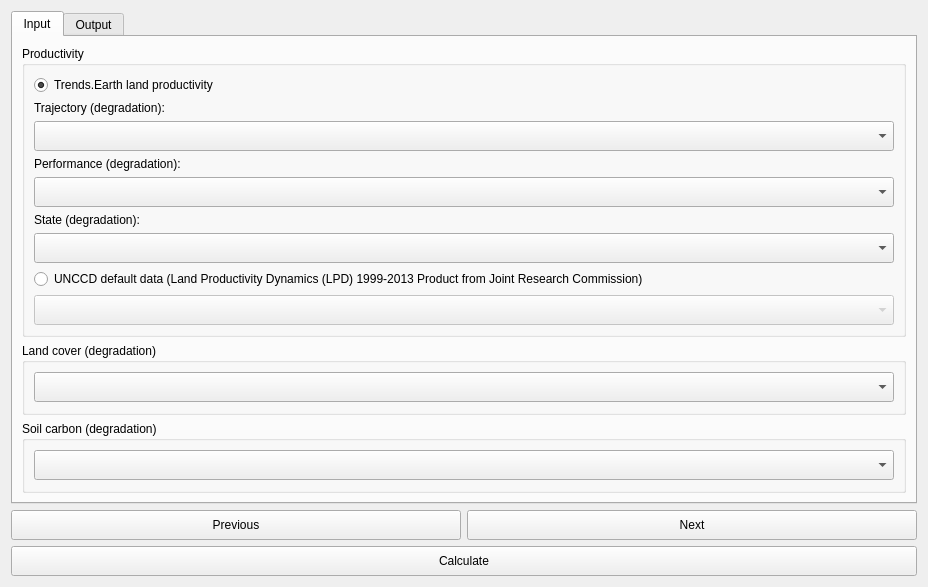
<?xml version="1.0" encoding="UTF-8"?>
<ui version="4.0">
 <class>DlgCalculateSummaryTableAdmin</class>
 <widget class="QDialog" name="DlgCalculateSummaryTableAdmin">
  <property name="geometry">
   <rect>
    <x>0</x>
    <y>0</y>
    <width>928</width>
    <height>549</height>
   </rect>
  </property>
  <property name="sizePolicy">
   <sizepolicy hsizetype="Fixed" vsizetype="Fixed">
    <horstretch>0</horstretch>
    <verstretch>0</verstretch>
   </sizepolicy>
  </property>
  <property name="windowTitle">
   <string>Calculate SDG 15.3.1 Indicator</string>
  </property>
  <layout class="QVBoxLayout" name="verticalLayout">
   <item>
    <widget class="QTabWidget" name="TabBox">
     <property name="sizePolicy">
      <sizepolicy hsizetype="Minimum" vsizetype="Expanding">
       <horstretch>0</horstretch>
       <verstretch>0</verstretch>
      </sizepolicy>
     </property>
     <property name="tabShape">
      <enum>QTabWidget::Rounded</enum>
     </property>
     <property name="currentIndex">
      <number>0</number>
     </property>
     <widget class="QWidget" name="InputTab">
      <attribute name="title">
       <string>Input</string>
      </attribute>
      <layout class="QVBoxLayout" name="verticalLayout_2">
       <item>
        <widget class="QGroupBox" name="groupBox">
         <property name="sizePolicy">
          <sizepolicy hsizetype="Preferred" vsizetype="Expanding">
           <horstretch>0</horstretch>
           <verstretch>0</verstretch>
          </sizepolicy>
         </property>
         <property name="maximumSize">
          <size>
           <width>16777215</width>
           <height>16777215</height>
          </size>
         </property>
         <property name="font">
          <font>
           <weight>50</weight>
           <bold>false</bold>
          </font>
         </property>
         <property name="title">
          <string>Productivity</string>
         </property>
         <layout class="QGridLayout" name="gridLayout">
          <item row="4" column="0">
           <widget class="WidgetSelectTELayerExisting" name="combo_layer_traj">
            <property name="enabled">
             <bool>true</bool>
            </property>
            <property name="sizePolicy">
             <sizepolicy hsizetype="Expanding" vsizetype="Fixed">
              <horstretch>0</horstretch>
              <verstretch>0</verstretch>
             </sizepolicy>
            </property>
            <property name="minimumSize">
             <size>
              <width>0</width>
              <height>30</height>
             </size>
            </property>
            <property name="layer_type" stdset="0">
             <string>Productivity trajectory (significance)</string>
            </property>
           </widget>
          </item>
          <item row="6" column="0">
           <widget class="WidgetSelectTELayerExisting" name="combo_layer_perf">
            <property name="enabled">
             <bool>true</bool>
            </property>
            <property name="sizePolicy">
             <sizepolicy hsizetype="Expanding" vsizetype="Fixed">
              <horstretch>0</horstretch>
              <verstretch>0</verstretch>
             </sizepolicy>
            </property>
            <property name="minimumSize">
             <size>
              <width>0</width>
              <height>30</height>
             </size>
            </property>
            <property name="layer_type" stdset="0">
             <string>Productivity performance (degradation)</string>
            </property>
           </widget>
          </item>
          <item row="8" column="0">
           <widget class="WidgetSelectTELayerExisting" name="combo_layer_state">
            <property name="enabled">
             <bool>true</bool>
            </property>
            <property name="sizePolicy">
             <sizepolicy hsizetype="Expanding" vsizetype="Fixed">
              <horstretch>0</horstretch>
              <verstretch>0</verstretch>
             </sizepolicy>
            </property>
            <property name="minimumSize">
             <size>
              <width>0</width>
              <height>30</height>
             </size>
            </property>
            <property name="layer_type" stdset="0">
             <string>Productivity state (degradation)</string>
            </property>
           </widget>
          </item>
          <item row="2" column="0">
           <widget class="QRadioButton" name="mode_te_prod">
            <property name="text">
             <string>Trends.Earth land productivity</string>
            </property>
            <property name="checked">
             <bool>true</bool>
            </property>
           </widget>
          </item>
          <item row="5" column="0">
           <widget class="QLabel" name="combo_layer_perf_label">
            <property name="enabled">
             <bool>true</bool>
            </property>
            <property name="font">
             <font>
              <weight>50</weight>
              <bold>false</bold>
             </font>
            </property>
            <property name="text">
             <string>Performance (degradation):</string>
            </property>
           </widget>
          </item>
          <item row="7" column="0">
           <widget class="QLabel" name="combo_layer_state_label">
            <property name="enabled">
             <bool>true</bool>
            </property>
            <property name="font">
             <font>
              <weight>50</weight>
              <bold>false</bold>
             </font>
            </property>
            <property name="text">
             <string>State (degradation):</string>
            </property>
           </widget>
          </item>
          <item row="3" column="0">
           <widget class="QLabel" name="combo_layer_traj_label">
            <property name="enabled">
             <bool>true</bool>
            </property>
            <property name="font">
             <font>
              <weight>50</weight>
              <bold>false</bold>
             </font>
            </property>
            <property name="text">
             <string>Trajectory (degradation):</string>
            </property>
           </widget>
          </item>
          <item row="10" column="0">
           <widget class="WidgetSelectTELayerExisting" name="combo_layer_lpd">
            <property name="enabled">
             <bool>false</bool>
            </property>
            <property name="minimumSize">
             <size>
              <width>0</width>
              <height>30</height>
             </size>
            </property>
            <property name="layer_type" stdset="0">
             <string>Land productivity dynamics (LPD)</string>
            </property>
           </widget>
          </item>
          <item row="9" column="0">
           <widget class="QRadioButton" name="mode_lpd_jrc">
            <property name="enabled">
             <bool>true</bool>
            </property>
            <property name="text">
             <string>UNCCD default data (Land Productivity Dynamics (LPD) 1999-2013 Product from Joint Research Commission)</string>
            </property>
            <property name="checked">
             <bool>false</bool>
            </property>
           </widget>
          </item>
         </layout>
        </widget>
       </item>
       <item>
        <widget class="QGroupBox" name="groupBox_2">
         <property name="sizePolicy">
          <sizepolicy hsizetype="Preferred" vsizetype="Expanding">
           <horstretch>0</horstretch>
           <verstretch>0</verstretch>
          </sizepolicy>
         </property>
         <property name="minimumSize">
          <size>
           <width>0</width>
           <height>0</height>
          </size>
         </property>
         <property name="maximumSize">
          <size>
           <width>16777215</width>
           <height>16777215</height>
          </size>
         </property>
         <property name="font">
          <font>
           <weight>50</weight>
           <bold>false</bold>
          </font>
         </property>
         <property name="title">
          <string>Land cover (degradation)</string>
         </property>
         <layout class="QVBoxLayout" name="verticalLayout_6">
          <item>
           <widget class="WidgetSelectTELayerExisting" name="combo_layer_lc">
            <property name="sizePolicy">
             <sizepolicy hsizetype="Expanding" vsizetype="Fixed">
              <horstretch>0</horstretch>
              <verstretch>0</verstretch>
             </sizepolicy>
            </property>
            <property name="minimumSize">
             <size>
              <width>0</width>
              <height>30</height>
             </size>
            </property>
            <property name="layer_type" stdset="0">
             <string>Land cover (degradation)</string>
            </property>
           </widget>
          </item>
         </layout>
        </widget>
       </item>
       <item>
        <widget class="QGroupBox" name="groupBox_3">
         <property name="enabled">
          <bool>true</bool>
         </property>
         <property name="sizePolicy">
          <sizepolicy hsizetype="Preferred" vsizetype="Expanding">
           <horstretch>0</horstretch>
           <verstretch>0</verstretch>
          </sizepolicy>
         </property>
         <property name="maximumSize">
          <size>
           <width>16777215</width>
           <height>16777215</height>
          </size>
         </property>
         <property name="font">
          <font>
           <weight>50</weight>
           <bold>false</bold>
          </font>
         </property>
         <property name="title">
          <string>Soil carbon (degradation)</string>
         </property>
         <layout class="QVBoxLayout" name="verticalLayout_7">
          <item>
           <widget class="WidgetSelectTELayerExisting" name="combo_layer_soc">
            <property name="sizePolicy">
             <sizepolicy hsizetype="Expanding" vsizetype="Fixed">
              <horstretch>0</horstretch>
              <verstretch>0</verstretch>
             </sizepolicy>
            </property>
            <property name="minimumSize">
             <size>
              <width>275</width>
              <height>30</height>
             </size>
            </property>
            <property name="layer_type" stdset="0">
             <string>Soil organic carbon (degradation)</string>
            </property>
           </widget>
          </item>
         </layout>
        </widget>
       </item>
      </layout>
     </widget>
     <widget class="QWidget" name="OutputTab">
      <attribute name="title">
       <string>Output</string>
      </attribute>
      <layout class="QVBoxLayout" name="verticalLayout_3">
       <item>
        <widget class="QGroupBox" name="groupBox_6">
         <property name="title">
          <string>Output file for indicator layer</string>
         </property>
         <layout class="QHBoxLayout" name="horizontalLayout">
          <item>
           <widget class="QLineEdit" name="output_file_layer">
            <property name="minimumSize">
             <size>
              <width>0</width>
              <height>35</height>
             </size>
            </property>
            <property name="readOnly">
             <bool>true</bool>
            </property>
            <property name="placeholderText">
             <string>Click &quot;Browse&quot; to choose a file...</string>
            </property>
           </widget>
          </item>
          <item>
           <widget class="QPushButton" name="browse_output_file_layer">
            <property name="minimumSize">
             <size>
              <width>0</width>
              <height>35</height>
             </size>
            </property>
            <property name="text">
             <string>Browse</string>
            </property>
           </widget>
          </item>
         </layout>
        </widget>
       </item>
       <item>
        <widget class="QGroupBox" name="groupBox_7">
         <property name="title">
          <string>Output file for summary table</string>
         </property>
         <layout class="QHBoxLayout" name="horizontalLayout_2">
          <item>
           <widget class="QLineEdit" name="output_file_table">
            <property name="minimumSize">
             <size>
              <width>0</width>
              <height>35</height>
             </size>
            </property>
            <property name="readOnly">
             <bool>true</bool>
            </property>
            <property name="placeholderText">
             <string>Click &quot;Browse&quot; to choose a file...</string>
            </property>
           </widget>
          </item>
          <item>
           <widget class="QPushButton" name="browse_output_file_table">
            <property name="minimumSize">
             <size>
              <width>0</width>
              <height>35</height>
             </size>
            </property>
            <property name="text">
             <string>Browse</string>
            </property>
           </widget>
          </item>
         </layout>
        </widget>
       </item>
       <item>
        <spacer name="verticalSpacer_2">
         <property name="orientation">
          <enum>Qt::Vertical</enum>
         </property>
         <property name="sizeHint" stdset="0">
          <size>
           <width>20</width>
           <height>0</height>
          </size>
         </property>
        </spacer>
       </item>
      </layout>
     </widget>
    </widget>
   </item>
   <item>
    <layout class="QGridLayout" name="gridLayout_3">
     <item row="0" column="0">
      <widget class="QPushButton" name="button_prev">
       <property name="minimumSize">
        <size>
         <width>0</width>
         <height>30</height>
        </size>
       </property>
       <property name="text">
        <string>Previous</string>
       </property>
      </widget>
     </item>
     <item row="0" column="1">
      <widget class="QPushButton" name="button_next">
       <property name="minimumSize">
        <size>
         <width>0</width>
         <height>30</height>
        </size>
       </property>
       <property name="text">
        <string>Next</string>
       </property>
      </widget>
     </item>
     <item row="1" column="0" colspan="2">
      <widget class="QPushButton" name="button_calculate">
       <property name="minimumSize">
        <size>
         <width>0</width>
         <height>30</height>
        </size>
       </property>
       <property name="text">
        <string>Calculate</string>
       </property>
      </widget>
     </item>
    </layout>
   </item>
  </layout>
 </widget>
 <customwidgets>
  <customwidget>
   <class>WidgetSelectTELayerExisting</class>
   <extends>QComboBox</extends>
   <header>LDMP/layers</header>
  </customwidget>
 </customwidgets>
 <tabstops>
  <tabstop>TabBox</tabstop>
  <tabstop>mode_te_prod</tabstop>
  <tabstop>mode_lpd_jrc</tabstop>
  <tabstop>combo_layer_lc</tabstop>
  <tabstop>combo_layer_soc</tabstop>
  <tabstop>button_prev</tabstop>
  <tabstop>button_next</tabstop>
  <tabstop>button_calculate</tabstop>
  <tabstop>combo_layer_traj</tabstop>
  <tabstop>combo_layer_perf</tabstop>
  <tabstop>combo_layer_state</tabstop>
  <tabstop>combo_layer_lpd</tabstop>
  <tabstop>browse_output_file_layer</tabstop>
  <tabstop>browse_output_file_table</tabstop>
  <tabstop>output_file_layer</tabstop>
  <tabstop>output_file_table</tabstop>
 </tabstops>
 <resources/>
 <connections/>
</ui>
